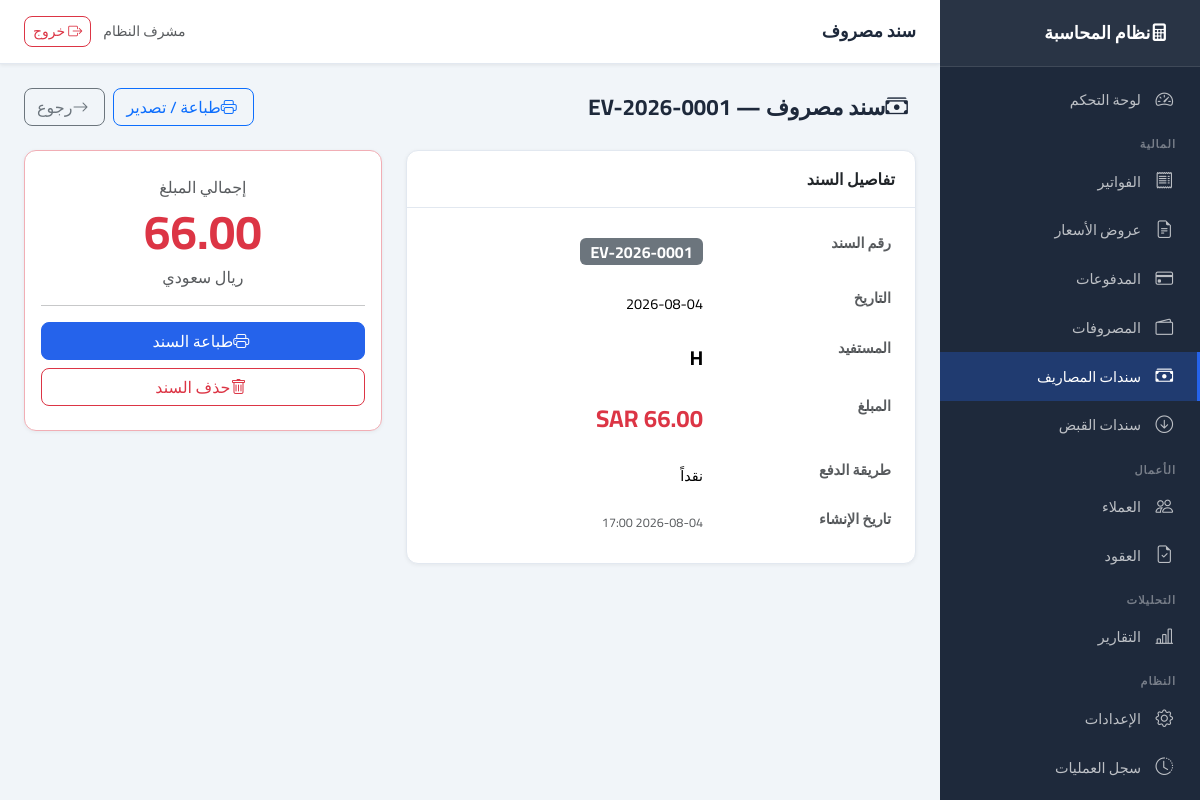
/expense-vouchers/1 (signed in), run on the app's committed database.
### app/models/expense_voucher.py (models this page shows, shortened)
class ExpenseVoucher(Base):
    __tablename__ = "expense_vouchers"
    id: Mapped[int] = mapped_column(primary_key=True, index=True)
    voucher_number: Mapped[str] = mapped_column(String(50), unique=True, nullable=False, index=True)
    voucher_date: Mapped[date] = mapped_column(Date, nullable=False)
    payee: Mapped[str] = mapped_column(String(255), nullable=False)           # المستفيد
    amount: Mapped[Decimal] = mapped_column(Numeric(15, 2), nullable=False)
    method: Mapped[VoucherPaymentMethod] = mapped_column(
        SAEnum(VoucherPaymentMethod), default=VoucherPaymentMethod.CASH, nullable=False
    )
    category: Mapped[str | None] = mapped_column(String(100), nullable=True)
    description: Mapped[str | None] = mapped_column(Text, nullable=True)     # البيان
    reference: Mapped[str | None] = mapped_column(String(100), nullable=True) # رقم المرجع
    notes: Mapped[str | None] = mapped_column(Text, nullable=True)
    created_at: Mapped[datetime] = mapped_column(DateTime, default=lambda: __import__("datetime").datetime.now(__import__("datetime").timezone.utc).replace(tzinfo=None), nullable=False)
    created_by: Mapped[int | None] = mapped_column(Integer, ForeignKey("users.id"), nullable=True)
    creator = relationship("User", foreign_keys=[created_by])

### app/models/settings.py (models this page shows, shortened)
class AppSetting(Base):
    __tablename__ = "app_settings"
    id: Mapped[int] = mapped_column(primary_key=True, index=True)
    key: Mapped[str] = mapped_column(String(100), unique=True, index=True, nullable=False)
    value: Mapped[str | None] = mapped_column(Text, nullable=True)
    description: Mapped[str | None] = mapped_column(String(255), nullable=True)

### app/routers/expense_vouchers.py (the view)
@router.get("/{voucher_id}", response_class=HTMLResponse)
async def detail_expense_voucher(request: Request, voucher_id: int, db: Session = Depends(get_db)):
    if not _require_login(request):
        return RedirectResponse(url="/auth/login", status_code=302)
    voucher = db.query(ExpenseVoucher).filter(ExpenseVoucher.id == voucher_id).first()
    if not voucher:
        return RedirectResponse(url="/expense-vouchers", status_code=302)
    return templates.TemplateResponse("expense_vouchers/detail.html", {
        "request": request, "voucher": voucher,
        "settings": SettingsService(db).get_all(), "method_labels": METHOD_LABELS,
    })

### app/core/logging_config.py (called while the page is built)
    def filter(self, record: logging.LogRecord) -> bool:
        record.request_id = _request_id_var.get()
        return True

    def format(self, record: logging.LogRecord) -> str:
        if isinstance(record.args, dict):
            record.args = {
                k: ("***" if any(s in k.lower() for s in self.SENSITIVE) else v)
                for k, v in record.args.items()
            }
        return super().format(record)

### app/templates/expense_vouchers/detail.html (shortened to what this page needs)
{% extends "base.html" %}
{% block page_title %}سند مصروف{% endblock %}
{% block content %}
<div class="page-header">
    <h1><i class="bi bi-cash-stack me-2"></i>سند مصروف — {{ voucher.voucher_number }}</h1>
    <div class="d-flex gap-2">
        <a href="/expense-vouchers/{{ voucher.id }}/print" class="btn btn-outline-primary" target="_blank">
            <i class="bi bi-printer me-1"></i>طباعة / تصدير
        </a>
        <a href="/expense-vouchers" class="btn btn-outline-secondary">
            <i class="bi bi-arrow-right me-1"></i>رجوع
        </a>
    </div>
</div>
<div class="row g-4">
    <div class="col-lg-7">
        <div class="card">
            <div class="card-header fw-semibold">تفاصيل السند</div>
            <div class="card-body">
                <table class="table table-borderless mb-0">
                    <tr>
                        <th class="text-muted" style="width:180px">رقم السند</th>
                        <td><span class="badge bg-secondary fs-6">{{ voucher.voucher_number }}</span></td>
                    </tr>
                    <tr>
                        <th class="text-muted">التاريخ</th>
                        <td>{{ voucher.voucher_date }}</td>
                    </tr>
                    <tr>
                        <th class="text-muted">المستفيد</th>
                        <td class="fw-bold fs-5">{{ voucher.payee }}</td>
                    </tr>
                    <tr>
                        <th class="text-muted">المبلغ</th>
                        <td><span class="fs-4 fw-bold text-danger">{{ "{:,.2f}".format(voucher.amount) }} {{ settings.get('currency','SAR') }}</span></td>
                    </tr>
                    <tr>
                        <th class="text-muted">طريقة الدفع</th>
                        <td>{{ method_labels.get(voucher.method.value, voucher.method.value) }}</td>
                    </tr>
                    <tr>
                        <th class="text-muted">تاريخ الإنشاء</th>
                        <td class="text-muted small">{{ voucher.created_at.strftime('%Y-%m-%d %H:%M') }}</td>
                    </tr>
                </table>
            </div>
        </div>
    </div>
    <div class="col-lg-5">
        <div class="card border-danger-subtle">
            <div class="card-body text-center py-4">
                <div class="text-muted mb-1">إجمالي المبلغ</div>
                <div class="display-5 fw-bold text-danger mb-1">{{ "{:,.2f}".format(voucher.amount) }}</div>
                <div class="text-muted">{{ settings.get('currency_name','ريال سعودي') }}</div>
                <hr>
                <a href="/expense-vouchers/{{ voucher.id }}/print" class="btn btn-primary w-100 mb-2" target="_blank">
                    <i class="bi bi-printer me-1"></i>طباعة السند
                </a>
                <form method="post" action="/expense-vouchers/{{ voucher.id }}/delete"
                      onsubmit="return confirm('هل أنت متأكد من حذف هذا السند؟')">
                    <button type="submit" class="btn btn-outline-danger w-100">
                        <i class="bi bi-trash me-1"></i>حذف السند
                    </button>
                </form>
            </div>
        </div>
    </div>
</div>
{% endblock %}

### app/static/css/main.css (style rules this page uses)
:root { --primary: #2563eb; --primary-dark: #1d4ed8; --secondary: #64748b; --success: #16a34a; --danger: #dc2626; --warning: #d97706; --sidebar-bg: #1e293b; --sidebar-width: 260px; --topbar-height: 64px; --bg: #f1f5f9; --card-bg: #ffffff; --border: #e2e8f0; --text: #1e293b; --text-muted: #64748b; }
* { box-sizing: border-box; }
body { font-family: 'Cairo', sans-serif; background: var(--bg); color: var(--text); margin: 0; direction: rtl; }
.card { background: var(--card-bg); border: 1px solid var(--border); border-radius: 12px; box-shadow: 0 1px 4px rgba(0,0,0,0.06); }
.card-header { background: transparent; border-bottom: 1px solid var(--border); padding: 1rem 1.25rem; font-weight: 600; }
.table { font-size: 0.9rem; }
.table tbody td { padding: 0.875rem 1rem; vertical-align: middle; }
.btn { font-family: 'Cairo', sans-serif; border-radius: 8px; font-weight: 500; }
.btn-primary { background: var(--primary); border-color: var(--primary); }
.page-header { display: flex; align-items: center; justify-content: space-between; margin-bottom: 1.5rem; gap: 0.75rem; flex-wrap: wrap; }
.page-header h1 { font-size: 1.4rem; font-weight: 700; margin: 0; }

### data on the page
ExpenseVoucher: voucher_number "EV-2026-0001", voucher_date "2026-08-04", payee "H", get "نقداً", created_at "2026-08-04 17:00", amount "66.00"
AppSetting: get "SAR"
AppSetting: get "ريال سعودي"

### other printed values
{{ request.session.get('full_name', '') }} "مشرف النظام"
